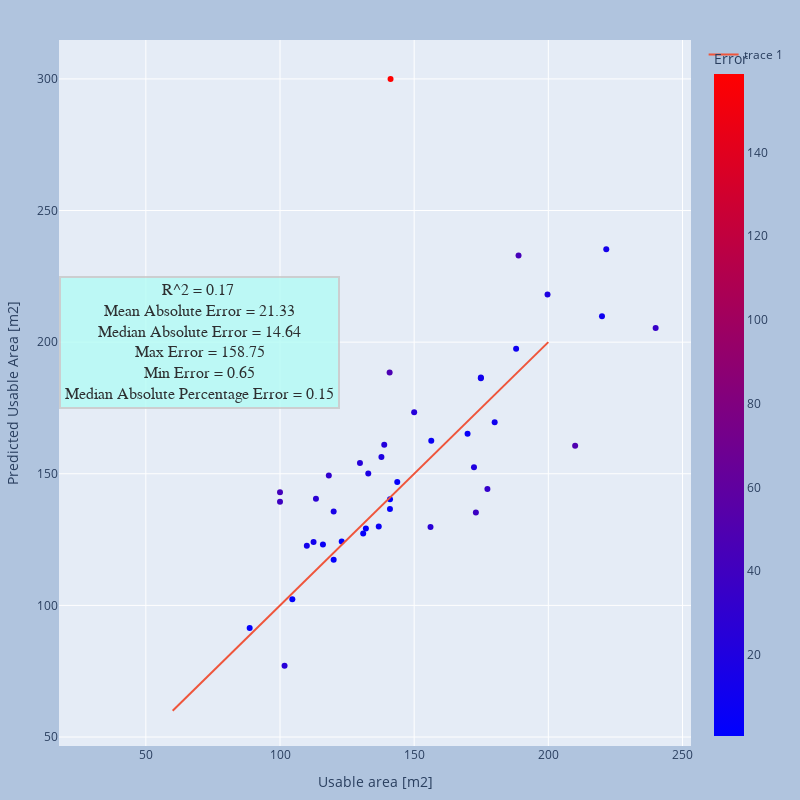

The notebook cell saved with this chart:
### Markdown cell above
#### Dataset without unknown norms

### Code cell
used_ds = df1
X_test = used_ds[used_cols].to_numpy()
Y_test = used_ds["Usable area [m2]"]
X_test = scaler.transform(X_test)
test_features = Variable(torch.from_numpy(X_test))
test_labels = Variable(torch.from_numpy(Y_test.to_numpy()).double())
# Model evaluation
with torch.no_grad():
        # set the model in evaluation mode
        model.eval()
        Y_pred = model(test_features).numpy().reshape(-1)
        df_pred = pd.DataFrame(Y_pred, columns=["Predicted Usable Area [m2]"])
        df_test_viz = used_ds.join(df_pred)
    
df_test_viz["Error"] = np.abs(df_test_viz["Usable area [m2]"] - df_test_viz["Predicted Usable Area [m2]"])

plot_df_summary(df_test_viz)

### Figure 1 — Plotly figure (JSON) as saved in the notebook; plotly's stock layout.template omitted (floating-point values rounded to 4 significant figures)
{"data": [{"customdata": [[1, 2], [2, 2], [3, 2], [4, 2], [5, 2], [6, 2], [7, 2], [8, 2], [9, 2], [10, 2], [11, 2], [12, 2], [13, 2], [14, 2], [15, 1], [16, 1], [17, 2], [18, 2], [19, 2], [20, 2], [21, 2], [22, 2], [23, 2], [24, 2], [25, 2], [26, 2], [27, 2], [28, 2], [29, 2], [30, 2], [31, 2], [32, 2], [33, 2], [34, 2], [35, 2], [36, 2], [37, 2], [38, 2], [39, 2], [40, 2], [41, 2], [42, 2]], "hovertemplate": "Usable area [m2]=%{x}<br>Predicted Usable Area [m2]=%{y}<br>No.=%{customdata[0]}<br>Number of stories=%{customdata[1]}<br>Error=%{marker.color}<extra></extra>", "legendgroup": "", "marker": {"color": [2.741, 39.37, 43.03, 24.59, 2.287, 12.64, 11.63, 27.09, 7.18, 31.1, 2.694, 15.62, 1.288, 24.34, 3.718, 2.755, 17.18, 6.835, 18.59, 22.19, 47.57, 4.399, 0.6527, 158.7, 3.183, 23.35, 26.33, 6.157, 4.658, 19.86, 37.66, 11.47, 11.74, 33.11, 10.42, 9.473, 44.0, 18.41, 49.37, 10.13, 13.66, 34.6], "coloraxis": "coloraxis", "symbol": "circle"}, "mode": "markers", "name": "", "orientation": "v", "showlegend": false, "type": "scatter", "x": [88.7, 100, 100, 101.7, 104.6, 110, 112.5, 113.4, 116, 118.2, 120, 120, 123, 129.8, 131, 132, 132.9, 136.8, 137.8, 138.8, 140.9, 141.0, 141, 141.2, 143.7, 150, 156.1, 156.4, 169.9, 172.3, 173, 174.9, 174.9, 177.3, 180, 188, 188.9, 199.7, 210, 220, 221.6, 240], "xaxis": "x", "y": [91.44, 139.4, 143.0, 77.11, 102.3, 122.6, 124.1, 140.5, 123.2, 149.3, 117.3, 135.6, 124.3, 154.1, 127.3, 129.2, 150.1, 130.0, 156.4, 161.0, 188.4, 136.6, 140.3, 299.9, 146.9, 173.3, 129.8, 162.5, 165.2, 152.4, 135.3, 186.3, 186.6, 144.2, 169.6, 197.5, 232.9, 218.1, 160.6, 209.9, 235.3, 205.4], "yaxis": "y"}, {"type": "scatter", "x": [60, 63.41, 66.83, 70.24, 73.66, 77.07, 80.49, 83.9, 87.32, 90.73, 94.15, 97.56, 101.0, 104.4, 107.8, 111.2, 114.6, 118.0, 121.5, 124.9, 128.3, 131.7, 135.1, 138.5, 142.0, 145.4, 148.8, 152.2, 155.6, 159.0, 162.4, 165.9, 169.3, 172.7, 176.1, 179.5, 182.9, 186.3, 189.8, 193.2, 196.6, 200], "y": [60, 63.41, 66.83, 70.24, 73.66, 77.07, 80.49, 83.9, 87.32, 90.73, 94.15, 97.56, 101.0, 104.4, 107.8, 111.2, 114.6, 118.0, 121.5, 124.9, 128.3, 131.7, 135.1, 138.5, 142.0, 145.4, 148.8, 152.2, 155.6, 159.0, 162.4, 165.9, 169.3, 172.7, 176.1, 179.5, 182.9, 186.3, 189.8, 193.2, 196.6, 200]}], "layout": {"annotations": [{"align": "center", "bgcolor": "#B3FCF5", "bordercolor": "#c7c7c7", "borderpad": 4, "borderwidth": 2, "font": {"color": "#000000", "family": "Serif", "size": 16}, "opacity": 0.8, "showarrow": false, "text": "R^2 = 0.17 <br>Mean Absolute Error = 21.33<br>Median Absolute Error = 14.64<br>Max Error = 158.75<br>Min Error = 0.65<br>Median Absolute Percentage Error = 0.15", "x": 70, "y": 200}], "coloraxis": {"colorbar": {"title": {"text": "Error"}}, "colorscale": [[0, "rgb(0,0,255)"], [1, "rgb(255,0,0)"]]}, "height": 800, "legend": {"tracegroupgap": 0}, "margin": {"b": 20, "l": 20, "r": 20, "t": 40}, "paper_bgcolor": "LightSteelBlue", "width": 800, "xaxis": {"anchor": "y", "domain": [0, 1], "title": {"text": "Usable area [m2]"}}, "yaxis": {"anchor": "x", "domain": [0, 1], "title": {"text": "Predicted Usable Area [m2]"}}}}
